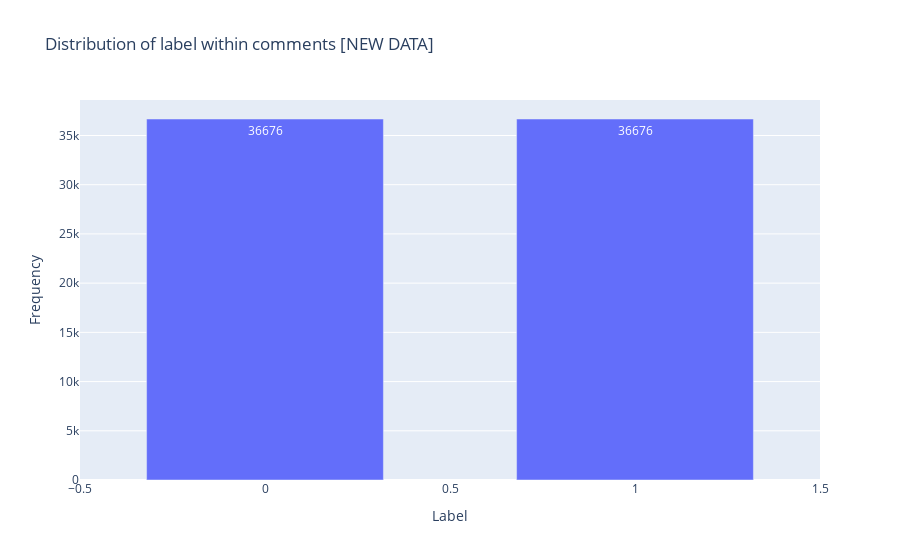

Source (notebook cell):
### Code cell
fig = go.Figure()

groupby_label = new_data.groupby('label')['label'].count()

fig.add_trace(go.Bar(
    x=list(sorted(groupby_label.index)),
    y=groupby_label.tolist(),
    text=groupby_label.tolist(),
    textposition='auto'
))

fig.update_layout(
    title_text='Distribution of label within comments [NEW DATA]',
    xaxis_title_text='Label',
    yaxis_title_text='Frequency',
    bargap=0.2,
    bargroupgap=0.2)

fig.show()

### Figure 1 — Plotly figure (JSON) as saved in the notebook; plotly's stock layout.template omitted (floating-point values rounded to 4 significant figures)
{"data": [{"text": ["36676", "36676"], "textposition": "auto", "type": "bar", "x": [0, 1], "y": [36676, 36676]}], "layout": {"bargap": 0.2, "bargroupgap": 0.2, "title": {"text": "Distribution of label within comments [NEW DATA]"}, "xaxis": {"title": {"text": "Label"}}, "yaxis": {"title": {"text": "Frequency"}}}}
